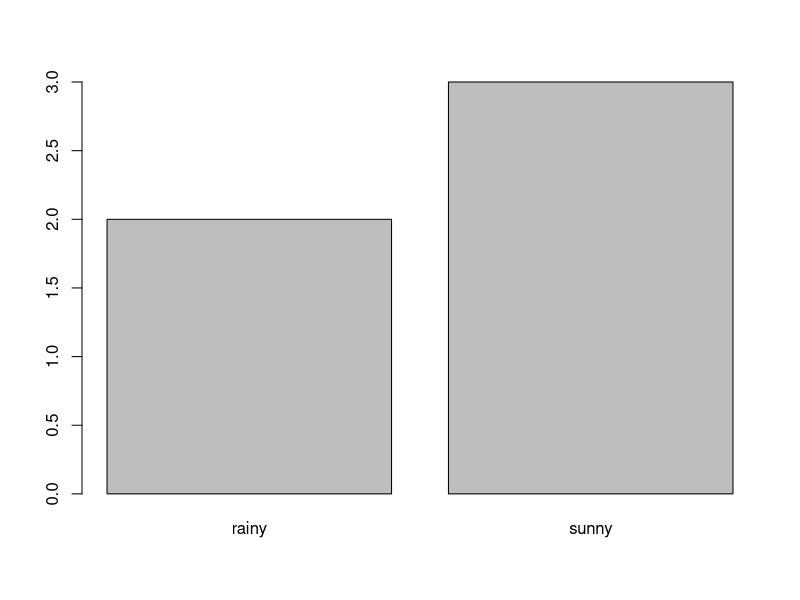

Write R code to recreate this figure.

############### Student Seminar @Charite  ###############
############### Dr. Joachim Krois #######################
############### March 28, 2018 ##########################



## 01 Introduction to R
## Variable Assignment
## ========================================================
x <- 25
y <- 11


## Data Types
## ========================================================
## Numeric
## ========================================================
num <- 33.33
num
class(num)

## Logical
## ========================================================
x <- 100
y <- 200   
z <- x > y 
z 
class(z)
j <- TRUE
k <- FALSE
j & k
j | k
!j

## Character
## ========================================================
chr <- "charite"
class(chr)
p <- as.character(3.14)
p
class(p)

## Factor
## ========================================================
weather <- factor(c("rainy", "sunny", "sunny", "rainy", "sunny"))
weather
str(weather)
table(weather)
barplot(table(weather))


## Built-in arithmetic standard functions
## ========================================================
## Absolute value function abs()
abs(3-12)
## Square root function sqrt()
sqrt(64)
## Exponentiation function exp()
exp(1)
## log function log()
log(10)
## log base 10 function log10()
log10(1000)
## Mathematical constant pi
pi
## Round x to n decimal places round(x,n)
round(pi,2)
## Floor function (rounds down) floor()
floor(pi)
## Ceiling function (rounds up) ceiling()
ceiling(pi)



## Contributed packages
## ========================================================
#install.packages("PACKAGE_NAME")
library(foreign)
ls("package:foreign")


## Data Structure
## ========================================================
## Vector
## Matrix
## List
## DataFrame
 

## Vectors 
## ========================================================
aa <- c("John", "Sahra", "I")
aa
s1 <- 1:25
s1
s2 <- seq(from = 1, to = 25, by = 2)
s2

## More built-in functions
## ========================================================
s <- seq(from = 1, to = 5000)
# s
mean(s)
max(s)
min(s)
sum(s)
paste("The sequence 's' contains", length(s), "components")


## Vector Arithmetic
## ========================================================
u <- c(10, 30, 50, 70, 90) 
v <- c(20, 40, 60, 80, 100)
u*100
u + v
u-v 
u*v
u/v



## Vector indexing
## ========================================================

s = c("aa", "bb", "cc", "dd", "ee") 
s[2]
s[-2]
s[10] 
s[c(2, 5)] 
s[2:5]
n = c(FALSE, TRUE, FALSE, TRUE, FALSE) 
s[n] 



## Data Frame 
## ========================================================
data <- data.frame(
  name = c("John","Molly","Frank",
           "Peter", "Michelle"),
  job = c('Policeman', 'Artist', 
          'Banker', NA, 'Teacher'),
  sex = c('male', 'female', 'male', 
          'male', 'female'),
  age = c(45, 32, 58, 18, 22), 
  stringsAsFactors = FALSE 
)


## Extract data from a data frame
## ========================================================

data$name
data.frame(data$name, data$job)
data["name"]
data[c("name", "job")]
data[1:2,]
data[c(3,5), c(2,4)]
data[c(3,5), c("name", "job")]
data$sex == 'female'
data[data$sex == 'female',]
subset(data, 
       age >= 20 & sex == 'male',
       select = c(name, job, age))

